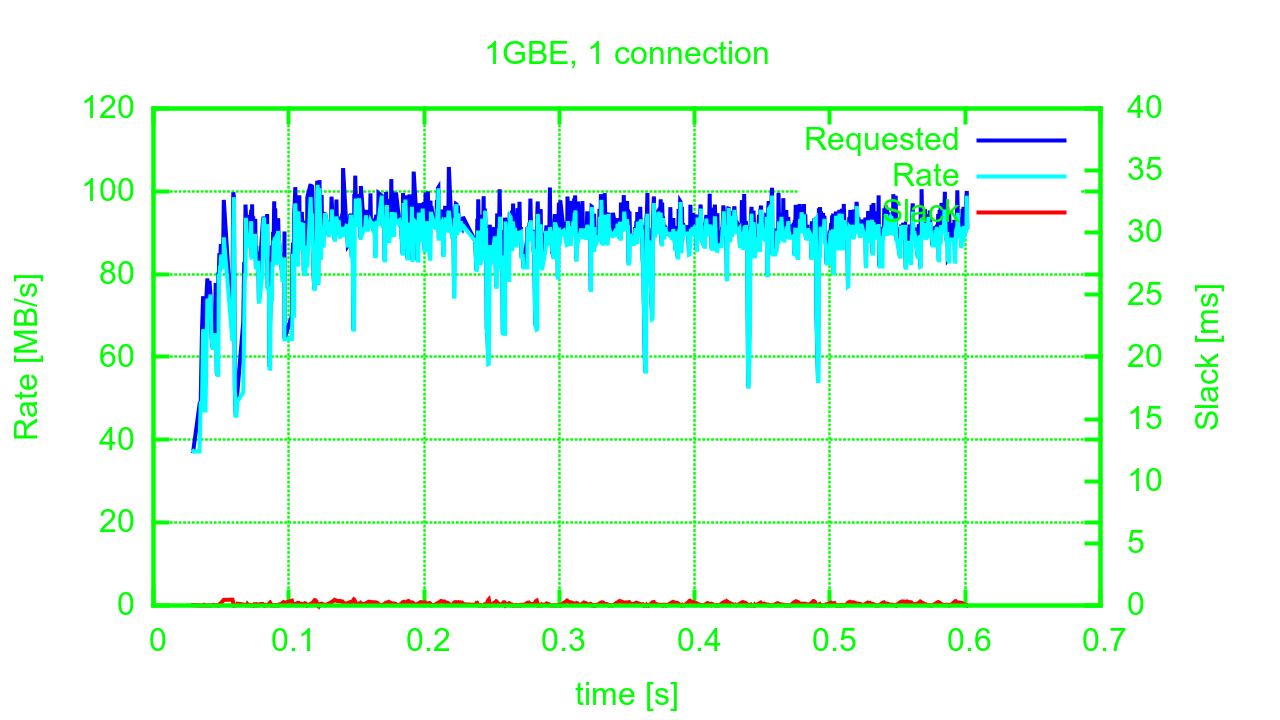

Generate this figure with gnuplot:
set terminal pngcairo transparent linewidth 4 font ",24" size 1280, 720
set style data lines
set grid lc rgbcolor "green"
set title "1GBE, 1 connection" textcolor rgbcolor "green"
set xtics textcolor rgbcolor "green"
set ytics textcolor rgbcolor "green"
set y2tics textcolor rgbcolor "green"
set xlabel textcolor rgbcolor "green"
set ylabel textcolor rgbcolor "green"
set y2label textcolor rgbcolor "green"
set yrange [0:120]
set y2range [0:40]
set key textcolor rgbcolor "green"
set border 31 lc rgbcolor "green"
#set style line 1 lc rgbcolor "red"
#set style line 2 lc rgbcolor "cyan"
#set style line 3 lc rgbcolor "blue"
set xlabel "time [s]"
set ylabel "Rate [MB/s]"
set y2label "Slack [ms]"
plot \
 "30c3/gbe-1.tmg" using 1:4 title "Requested" lc rgbcolor "blue",\
 "30c3/gbe-1.tmg" using 1:5 title "Rate" lc rgbcolor "cyan",\
 "30c3/gbe-1.tmg" using 1:3 axis x1y2 title "Slack" lc rgbcolor "red"
